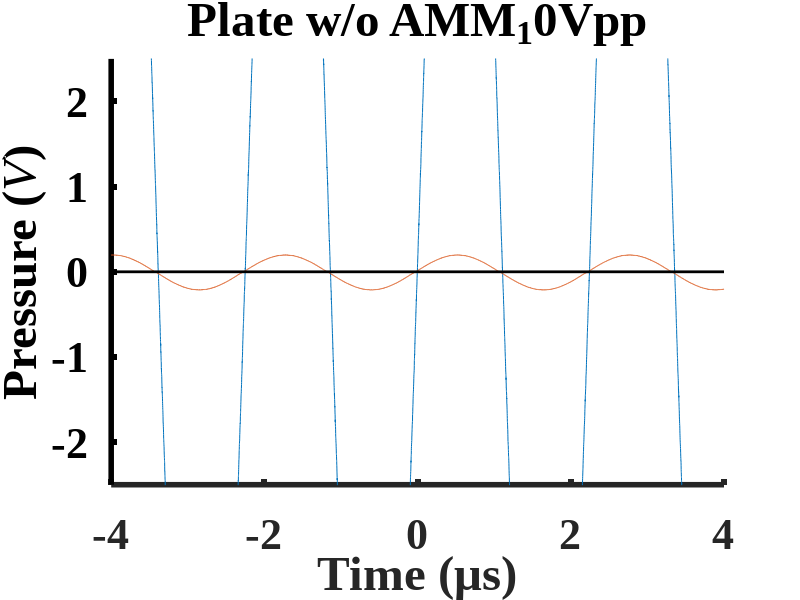

MATLAB code to generate this figure:
% function createfigure(X1, YMatrix1)
%CREATEFIGURE(X1, YMatrix1)
%  X1:  vector of plot x data
%  YMATRIX1:  matrix of plot y data

%  Auto-generated by MATLAB on 04-Apr-2023 11:29:20

% load data
load('E_harvesting_230303_plate_wo_AMM_10Vpp.mat');

% Create figure
figure;

% figure size setting
x0=50;
y0=50;

height = 800;
width=height*(4/3);

set(gcf,'position',[x0,y0,width,height])

% Create axes
axes1 = axes;
hold(axes1,'on');

% Create multiple line objects using matrix input to plot
plot1 = plot(X1,YMatrix1);
set(plot1(1),'DisplayName','Input',...
    'Color',[0 0.447058826684952 0.74117648601532]);
set(plot1(2),'DisplayName','Output',...
    'Color',[0.850980401039124 0.325490206480026 0.0980392172932625]);

% Create line (y = 0)
line(xlim(), [0,0], 'LineWidth', 2, 'Color', 'k');

% Create ylabel
ylabel('Pressure ({\itV})','FontWeight','bold','FontSize',32,...
    'FontName','Times New Roman');

% Create xlabel
xlabel('Time ({\mus})','FontWeight','bold','FontSize',32,...
    'FontName','Times New Roman');

% Create title
title('Plate w/o AMM_10Vpp');

% Uncomment the following line to preserve the X-limits of the axes
xlim(axes1,[-4e-06 4e-06]);
% Uncomment the following line to preserve the Y-limits of the axes
ylim(axes1,[-2.5 2.5]);
hold(axes1,'off');
% Set the remaining axes properties
set(axes1,'FontName','Times New Roman','FontSize',32,'FontWeight','bold',...
    'LineWidth',4,'XGrid','off','XTick',[-4e-06 -2e-06 0 2e-06 4e-06],...
    'XTickLabel',{'-4','-2','0','2','4'},'YColor',[0 0 0],'YGrid','off','ZGrid',...
    'on');
% Create legend
% legend(axes1,'show');

